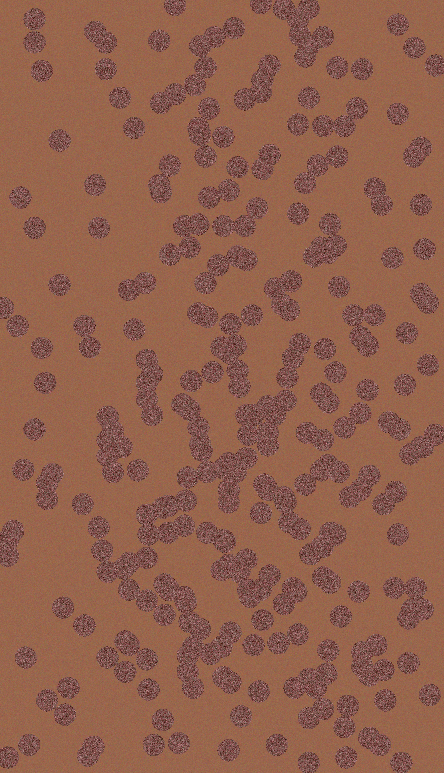
%> input picture color_cell.bmp, 444 x 773 px
$ octave part2_a_b_c.m   (GNU Octave 9; MATLAB toolbox functions it lacks are replaced by stand-ins)
%> lines starting %> are read from the running program, lines starting %| are printed output that depends on the picture; in (x1, y1, x2, y2) boxes, pixels count from 0 and x2, y2 are one past the last pixel; in counts of white or black regions, pixels touching at a corner belong together; the program's own positions count from 1
clc; clear; close all;f =16;
I = imread('color_cell.bmp');I = im2double(I);IBW = imread('cells.bmp');IBW = im2double(IBW);
%> further down, I is the input picture: size 773x444x3 uint8; mean R, G, B 144.6, 95.9, 76.5
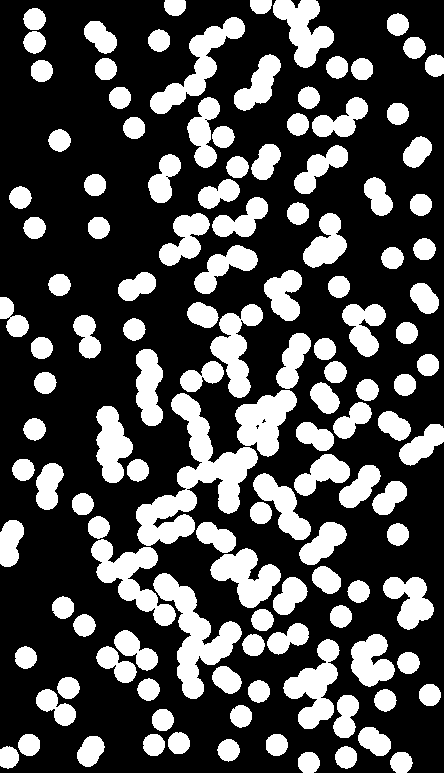
%> input picture cells.bmp, 444 x 773 px
%> after `IBW = imread('cells.bmp')`: IBW: size 773x444 logical; 29.9% white; 129 white regions, largest, box (x1, y1, x2, y2) and area: (136, 393, 258, 546) 6175, (153, 573, 242, 699) 3862, (91, 539, 176, 626) 2786
R = I(:,:,1);G = I(:,:,2);B = I(:,:,3);s = size(I);
%> after `R = I(:,:,1)`:
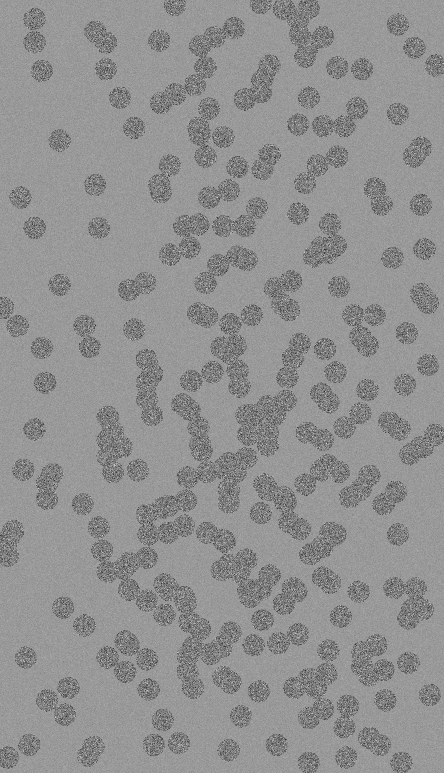
%> R: size 773x444 double; min 0.133, max 0.875, mean 0.567
%> after `G = I(:,:,2)`:
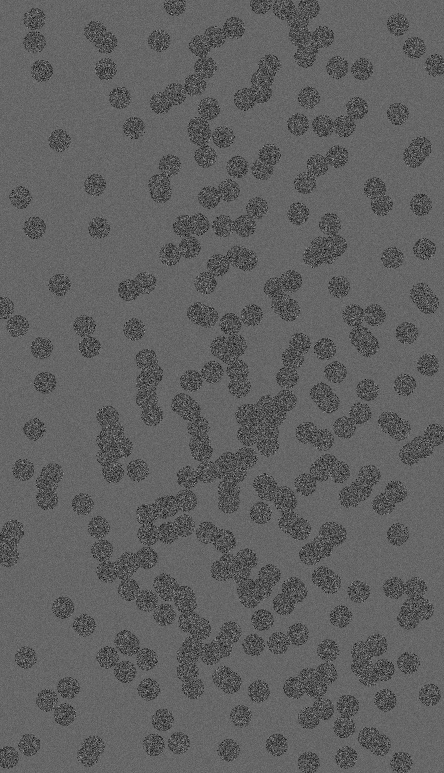
%> G: size 773x444 double; min 0, max 0.714, mean 0.376
%> after `B = I(:,:,3)`:
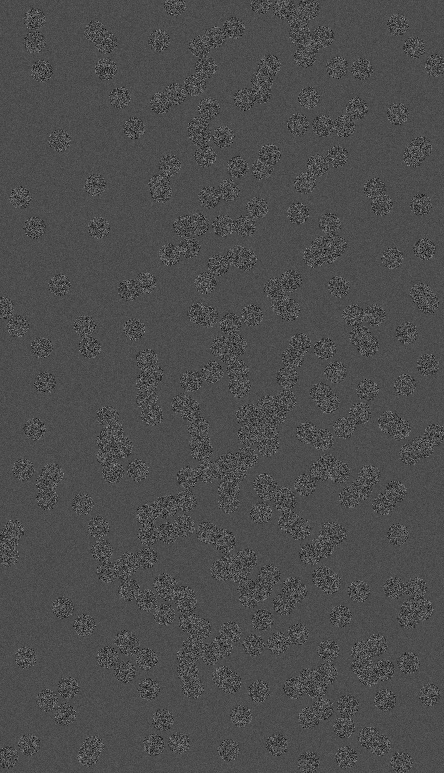
%> B: size 773x444 double; min 0, max 0.71, mean 0.3
%> after `s = size(I)`: s = [773 444 3]
%Two windows are taken manually by using data tip option of MATLAB
y_min1 = 224; y_max1 = 244; x_min1 =457; x_max1 = 471;
y_min2 = 304; y_max2 = 323; x_min2 =673; x_max2 = 690;
samples=[reshape(I(x_min1:x_max1,y_min1:y_max1,1:3),[],3);reshape(I(x_min2:x_max2,y_min2:y_max2,1:3),[],3)];
%> samples = 675 rows, first 12: [0.498 0.322 0.306; 0.584 0.384 0.376; 0.533 0.298 0.318; 0.541 0.373 0.333; 0.569 0.349 0.329; 0.561 0.333 0.333; 0.624 0.467 0.439; 0.459 0.294 0.275; 0.506 0.357 0.329; 0.486 0.325 0.294; 0.424 0.227 0.196; 0.349 0.169 0.161]
mean_val = mean(samples); covariance = cov(samples);
%> after `mean_val = mean(samples)`: mean_val = [0.489 0.319 0.298]
%> after `covariance = cov(samples)`: covariance = [0.00796 0.00675 0.00745; 0.00675 0.00712 0.00734; 0.00745 0.00734 0.00796]
IM = zeros(s(1),s(2)); thresh_mahal = 3.1; thresh_eucl = .09;
for i = 1:s(1)
    for j = 1:s(2)
        x = [R(i,j), G(i,j), B(i,j)]; d = x-mean_val;
        D_mahal = sqrt(d*inv(covariance)*d'); D_eucl = sqrt(d*d');
        if min(D_mahal) < thresh_mahal
            IM(i,j) = 1;
        end
        if min(D_eucl) < thresh_eucl
            IE(i,j) = 1;
        end
    end
end
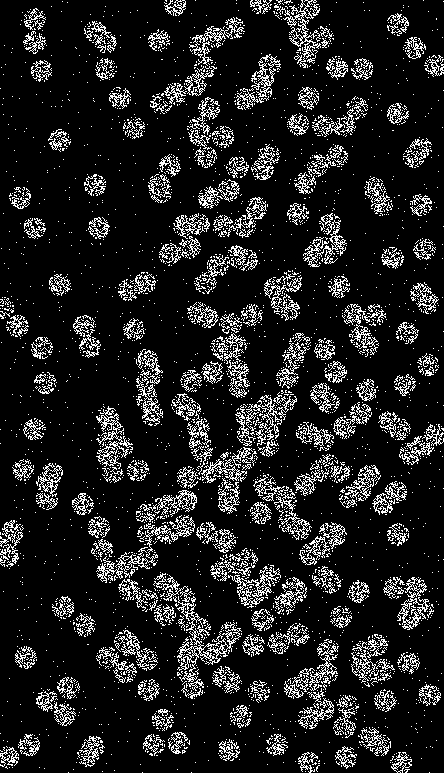
%> IE: size 773x444 double; values 0 (black) and 1 (white), 13.2% white in thin lines or dots
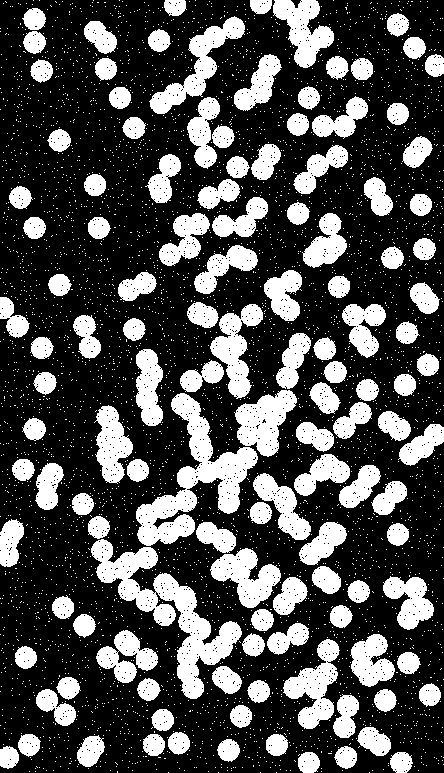
%> IM: size 773x444 double; values 0 (black) and 1 (white), 30.8% white; 4446 white regions (4319 under 20 px), largest, box (x1, y1, x2, y2) and area: (91, 539, 242, 699) 6517, (136, 393, 258, 546) 6061, (149, 16, 245, 114) 2570
figure(1);imshow(I); title("Original color image",FontSize=f);
figure(2);imshow(IM); title("Color segmentatn using Mahalanobis dist.",FontSize=f-2);
figure(3);imshow(IE); title("Color segmentatn using Euclidean dist.",FontSize=f);
IQA_init_mahal = sum(xor(IM,IBW),'all')
%> IQA_init_mahal = 7424
IQA_init_eucl = sum(xor(IE,IBW),'all')
%> IQA_init_eucl = 59766

%Perform erosion to get rid of background noise
se1=strel('disk',1);Ierode = imerode(IM,se1);
%> after `Ierode = imerode(IM,se1)`: Ierode: size 773x444 double; values 0 (black) and 1 (white), 23.3% white; 155 white regions (20 under 20 px), largest, box (x1, y1, x2, y2) and area: (172, 394, 257, 513) 3113, (154, 574, 241, 698) 3097, (92, 540, 175, 625) 2152
figure(4);imshow(Ierode); title("Eroded Image",FontSize=f-2);

%Perform closing (dilation followed by erosion) to fill the gaps on discs
se2 = strel('disk',2); Iclose1 = imdilate(Ierode,se2); Iclose2 = imerode(Iclose1,se1);
%> after `Iclose1 = imdilate(Ierode,se2)`: Iclose1: size 773x444 double; values 0 (black) and 1 (white), 33.5% white; 105 white regions, largest, box (x1, y1, x2, y2) and area: (87, 301, 312, 700) 25741, (293, 378, 379, 497) 3522, (158, 196, 269, 267) 2938
%> after `Iclose2 = imerode(Iclose1,se1)`:
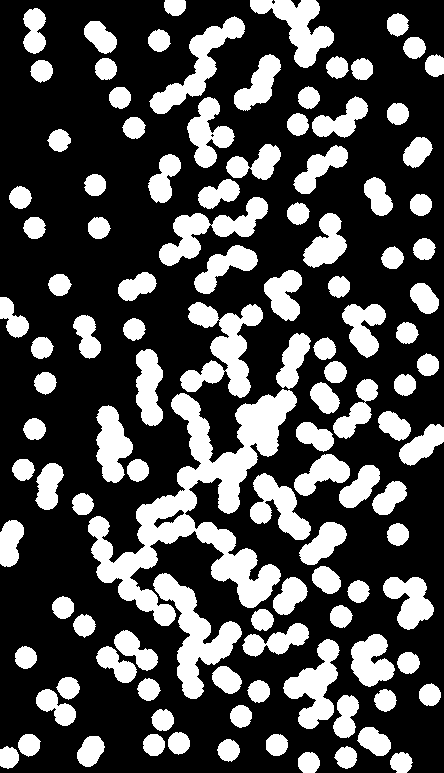
%> Iclose2: size 773x444 double; values 0 (black) and 1 (white), 29.7% white; 114 white regions, largest, box (x1, y1, x2, y2) and area: (88, 389, 297, 626) 14750, (153, 573, 242, 699) 3835, (180, 302, 263, 398) 3599
figure(5);imshow(Iclose1); title("Image after erosion and dilation",FontSize=f-2);
figure(6);imshow(Iclose2); title("Final image (after erosion and closing)",FontSize=f-2);
IQA_mahal_morph1 = sum(xor(Iclose1,IBW),'all')
%> IQA_mahal_morph1 = 12805
IQA_mahal_morph2 = sum(xor(Iclose2,IBW),'all')
%> IQA_mahal_morph2 = 1802
imwrite(Iclose2,"seg_morph.bmp");
